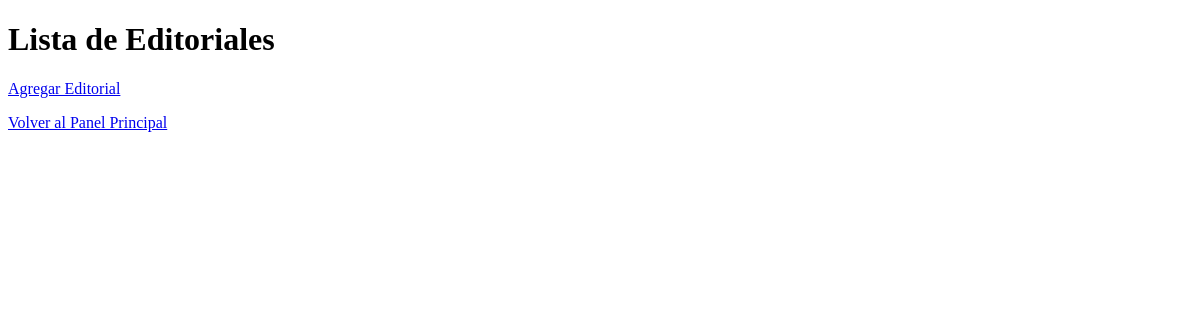
The app's page /crud/editoriales/, older data.
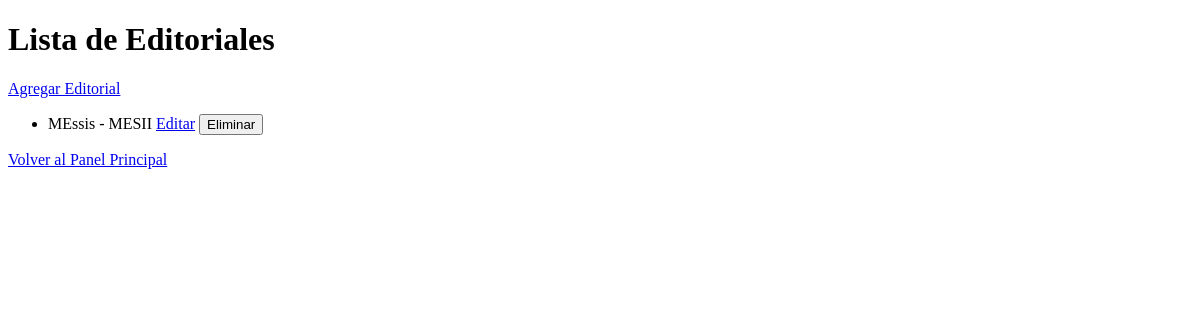
The same page, newer data.
### crud/models.py (models this page shows, shortened)
class Editorial(models.Model):
    id_editorial = models.AutoField(primary_key=True)
    nombre = models.CharField(max_length=250)
    descripcion = models.CharField(max_length=250)

### crud/views.py (the view)
# urls.py: path('editoriales/', views.editoriales_list, name='editoriales_list'),
def editoriales_list(request):
    editoriales = Editorial.objects.all()
    context = {"editoriales": editoriales}
    return render(request, "editorial/editorial_list.html", context)

### common/context_processors.py (called while the page is built)
def importe_total_carro(request):
    total=0
    if request.user.is_authenticated:
        if 'carro' in request.session:
            for key, value in request.session["carro"].items():
                total = total + float(value["precio"])
    return {
        "importe_total_carro":total
    }

### crud/templates/editorial/editorial_list.html (shortened to what this page needs)
<!DOCTYPE html>
<html>
<head>
</head>
<body>
    <h1>Lista de Editoriales</h1>
    <a href="{% url 'editoriales_add' %}">Agregar Editorial</a>
    <ul>
        {% for editorial in editoriales %}
        <li>
            {{ editorial.nombre }} - {{ editorial.descripcion }}
            <a href="{% url 'editoriales_find_edit' editorial.pk %}">Editar</a>
            <form method="post" action="{% url 'editoriales_del' editorial.pk %}" style="display: inline;">
                <button type="submit">Eliminar</button>
            </form>
        </li>
        {% endfor %}
    </ul>
    <a href="{% url 'crud_home' %}">Volver al Panel Principal</a>
</body>
</html>

Row changes from the older to the newer data that the page shows:
added Editorial: nombre "MEssis", descripcion "MESII"
